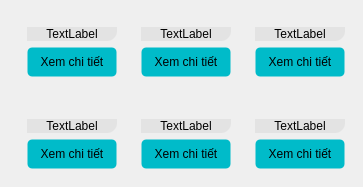
            <widget class="QWidget" name="page">
             <property name="styleSheet">
              <string notr="true">#page{
	background-color: rgb(202, 202, 202);
	border-bottom-right-radius: 10px;
}


</string>
             </property>
             <layout class="QHBoxLayout" name="horizontalLayout_4">
              <property name="spacing">
               <number>0</number>
              </property>
              <property name="leftMargin">
               <number>0</number>
              </property>
              <property name="topMargin">
               <number>0</number>
              </property>
              <property name="rightMargin">
               <number>0</number>
              </property>
              <property name="bottomMargin">
               <number>0</number>
              </property>
              <item>
               <widget class="QFrame" name="frame_7">
                <property name="styleSheet">
                 <string notr="true">QFrame{
	border-bottom-right-radius: 10px;
}</string>
                </property>
                <property name="frameShape">
                 <enum>QFrame::StyledPanel</enum>
                </property>
                <property name="frameShadow">
                 <enum>QFrame::Raised</enum>
                </property>
                <layout class="QVBoxLayout" name="verticalLayout_5">
                 <property name="rightMargin">
                  <number>0</number>
                 </property>
                 <property name="bottomMargin">
                  <number>0</number>
                 </property>
                 <item>
                  <widget class="QWidget" name="widget" native="true">
                   <layout class="QHBoxLayout" name="horizontalLayout_5">
                    <item>
                     <widget class="QWidget" name="widget_2" native="true">
                      <layout class="QVBoxLayout" name="verticalLayout_6">
                       <item>
                        <widget class="QLabel" name="label">
                         <property name="styleSheet">
                          <string notr="true">QLabel{
	background-color: rgb(227, 227, 227);
}</string>
                         </property>
                         <property name="text">
                          <string>TextLabel</string>
                         </property>
                         <property name="alignment">
                          <set>Qt::AlignCenter</set>
                         </property>
                        </widget>
                       </item>
                       <item alignment="Qt::AlignHCenter">
                        <widget class="QPushButton" name="pushButton">
                         <property name="sizePolicy">
                          <sizepolicy hsizetype="Fixed" vsizetype="Fixed">
                           <horstretch>0</horstretch>
                           <verstretch>0</verstretch>
                          </sizepolicy>
                         </property>
                         <property name="minimumSize">
                          <size>
                           <width>90</width>
                           <height>30</height>
                          </size>
                         </property>
                         <property name="cursor">
                          <cursorShape>PointingHandCursor</cursorShape>
                         </property>
                         <property name="styleSheet">
                          <string notr="true">QPushButton{
  background-color: rgb(0, 187, 201);
  border-style: solid;
  border-width: 1px;
border-radius: 5px;
}</string>
                         </property>
                         <property name="text">
                          <string>Xem chi tiết</string>
                         </property>
                        </widget>
                       </item>
                      </layout>
                     </widget>
                    </item>
                    <item>
                     <widget class="QWidget" name="widget_4" native="true">
                      <layout class="QVBoxLayout" name="verticalLayout_7">
                       <item>
                        <widget class="QLabel" name="label_2">
                         <property name="styleSheet">
                          <string notr="true">QLabel{
	background-color: rgb(227, 227, 227);
}</string>
                         </property>
                         <property name="text">
                          <string>TextLabel</string>
                         </property>
                         <property name="alignment">
                          <set>Qt::AlignCenter</set>
                         </property>
                        </widget>
                       </item>
                       <item alignment="Qt::AlignHCenter">
                        <widget class="QPushButton" name="pushButton_3">
                         <property name="sizePolicy">
                          <sizepolicy hsizetype="Fixed" vsizetype="Fixed">
                           <horstretch>0</horstretch>
                           <verstretch>0</verstretch>
                          </sizepolicy>
                         </property>
                         <property name="minimumSize">
                          <size>
                           <width>90</width>
                           <height>30</height>
                          </size>
                         </property>
                         <property name="cursor">
                          <cursorShape>PointingHandCursor</cursorShape>
                         </property>
                         <property name="styleSheet">
                          <string notr="true">QPushButton{
  background-color: rgb(0, 187, 201);
  border-style: solid;
  border-width: 1px;
border-radius: 5px;
}</string>
                         </property>
                         <property name="text">
                          <string>Xem chi tiết</string>
                         </property>
                        </widget>
                       </item>
                      </layout>
                     </widget>
                    </item>
                    <item>
                     <widget class="QWidget" name="widget_5" native="true">
                      <layout class="QVBoxLayout" name="verticalLayout_8">
                       <item>
                        <widget class="QLabel" name="label_3">
                         <property name="styleSheet">
                          <string notr="true">QLabel{
	background-color: rgb(227, 227, 227);
}</string>
                         </property>
                         <property name="text">
                          <string>TextLabel</string>
                         </property>
                         <property name="alignment">
                          <set>Qt::AlignCenter</set>
                         </property>
                        </widget>
                       </item>
                       <item alignment="Qt::AlignHCenter">
                        <widget class="QPushButton" name="pushButton_4">
                         <property name="sizePolicy">
                          <sizepolicy hsizetype="Fixed" vsizetype="Fixed">
                           <horstretch>0</horstretch>
                           <verstretch>0</verstretch>
                          </sizepolicy>
                         </property>
                         <property name="minimumSize">
                          <size>
                           <width>90</width>
                           <height>30</height>
                          </size>
                         </property>
                         <property name="cursor">
                          <cursorShape>PointingHandCursor</cursorShape>
                         </property>
                         <property name="styleSheet">
                          <string notr="true">QPushButton{
  background-color: rgb(0, 187, 201);
  border-style: solid;
  border-width: 1px;
border-radius: 5px;
}</string>
                         </property>
                         <property name="text">
                          <string>Xem chi tiết</string>
                         </property>
                        </widget>
                       </item>
                      </layout>
                     </widget>
                    </item>
                   </layout>
                  </widget>
                 </item>
                 <item>
                  <widget class="QWidget" name="widget_3" native="true">
                   <layout class="QHBoxLayout" name="horizontalLayout_6">
                    <item>
                     <widget class="QWidget" name="widget_6" native="true">
                      <layout class="QVBoxLayout" name="verticalLayout_9">
                       <item>
                        <widget class="QLabel" name="label_4">
                         <property name="styleSheet">
                          <string notr="true">QLabel{
	background-color: rgb(227, 227, 227);
}</string>
                         </property>
                         <property name="text">
                          <string>TextLabel</string>
                         </property>
                         <property name="alignment">
                          <set>Qt::AlignCenter</set>
                         </property>
                        </widget>
                       </item>
                       <item alignment="Qt::AlignHCenter">
                        <widget class="QPushButton" name="pushButton_2">
                         <property name="sizePolicy">
                          <sizepolicy hsizetype="Fixed" vsizetype="Fixed">
                           <horstretch>0</horstretch>
                           <verstretch>0</verstretch>
                          </sizepolicy>
                         </property>
                         <property name="minimumSize">
                          <size>
                           <width>90</width>
                           <height>30</height>
                          </size>
                         </property>
                         <property name="cursor">
                          <cursorShape>PointingHandCursor</cursorShape>
                         </property>
                         <property name="styleSheet">
                          <string notr="true">QPushButton{
  background-color: rgb(0, 187, 201);
  border-style: solid;
  border-width: 1px;
border-radius: 5px;
}</string>
                         </property>
                         <property name="text">
                          <string>Xem chi tiết</string>
                         </property>
                        </widget>
                       </item>
                      </layout>
                     </widget>
                    </item>
                    <item>
                     <widget class="QWidget" name="widget_7" native="true">
                      <layout class="QVBoxLayout" name="verticalLayout_10">
                       <item>
                        <widget class="QLabel" name="label_5">
                         <property name="styleSheet">
                          <string notr="true">QLabel{
	background-color: rgb(227, 227, 227);
}</string>
                         </property>
                         <property name="text">
                          <string>TextLabel</string>
                         </property>
                         <property name="alignment">
                          <set>Qt::AlignCenter</set>
                         </property>
                        </widget>
                       </item>
                       <item alignment="Qt::AlignHCenter">
                        <widget class="QPushButton" name="pushButton_5">
                         <property name="sizePolicy">
                          <sizepolicy hsizetype="Fixed" vsizetype="Fixed">
                           <horstretch>0</horstretch>
                           <verstretch>0</verstretch>
                          </sizepolicy>
                         </property>
                         <property name="minimumSize">
                          <size>
                           <width>90</width>
                           <height>30</height>
                          </size>
                         </property>
                         <property name="cursor">
                          <cursorShape>PointingHandCursor</cursorShape>
                         </property>
                         <property name="styleSheet">
                          <string notr="true">QPushButton{
  background-color: rgb(0, 187, 201);
  border-style: solid;
  border-width: 1px;
border-radius: 5px;
}</string>
                         </property>
                         <property name="text">
                          <string>Xem chi tiết</string>
                         </property>
                        </widget>
                       </item>
                      </layout>
                     </widget>
                    </item>
                    <item>
                     <widget class="QWidget" name="widget_8" native="true">
                      <layout class="QVBoxLayout" name="verticalLayout_11">
                       <item>
                        <widget class="QLabel" name="label_6">
                         <property name="styleSheet">
                          <string notr="true">QLabel{
	background-color: rgb(227, 227, 227);
}</string>
                         </property>
                         <property name="text">
                          <string>TextLabel</string>
                         </property>
                         <property name="alignment">
                          <set>Qt::AlignCenter</set>
                         </property>
                        </widget>
                       </item>
                       <item alignment="Qt::AlignHCenter">
                        <widget class="QPushButton" name="pushButton_7">
                         <property name="sizePolicy">
                          <sizepolicy hsizetype="Fixed" vsizetype="Fixed">
                           <horstretch>0</horstretch>
                           <verstretch>0</verstretch>
                          </sizepolicy>
                         </property>
                         <property name="minimumSize">
                          <size>
                           <width>90</width>
                           <height>30</height>
                          </size>
                         </property>
                         <property name="cursor">
                          <cursorShape>PointingHandCursor</cursorShape>
                         </property>
                         <property name="styleSheet">
                          <string notr="true">QPushButton{
  background-color: rgb(0, 187, 201);
  border-style: solid;
  border-width: 1px;
border-radius: 5px;
}</string>
                         </property>
                         <property name="text">
                          <string>Xem chi tiết</string>
                         </property>
                        </widget>
                       </item>
                      </layout>
                     </widget>
                    </item>
                   </layout>
                  </widget>
                 </item>
                </layout>
               </widget>
              </item>
             </layout>
            </widget>
